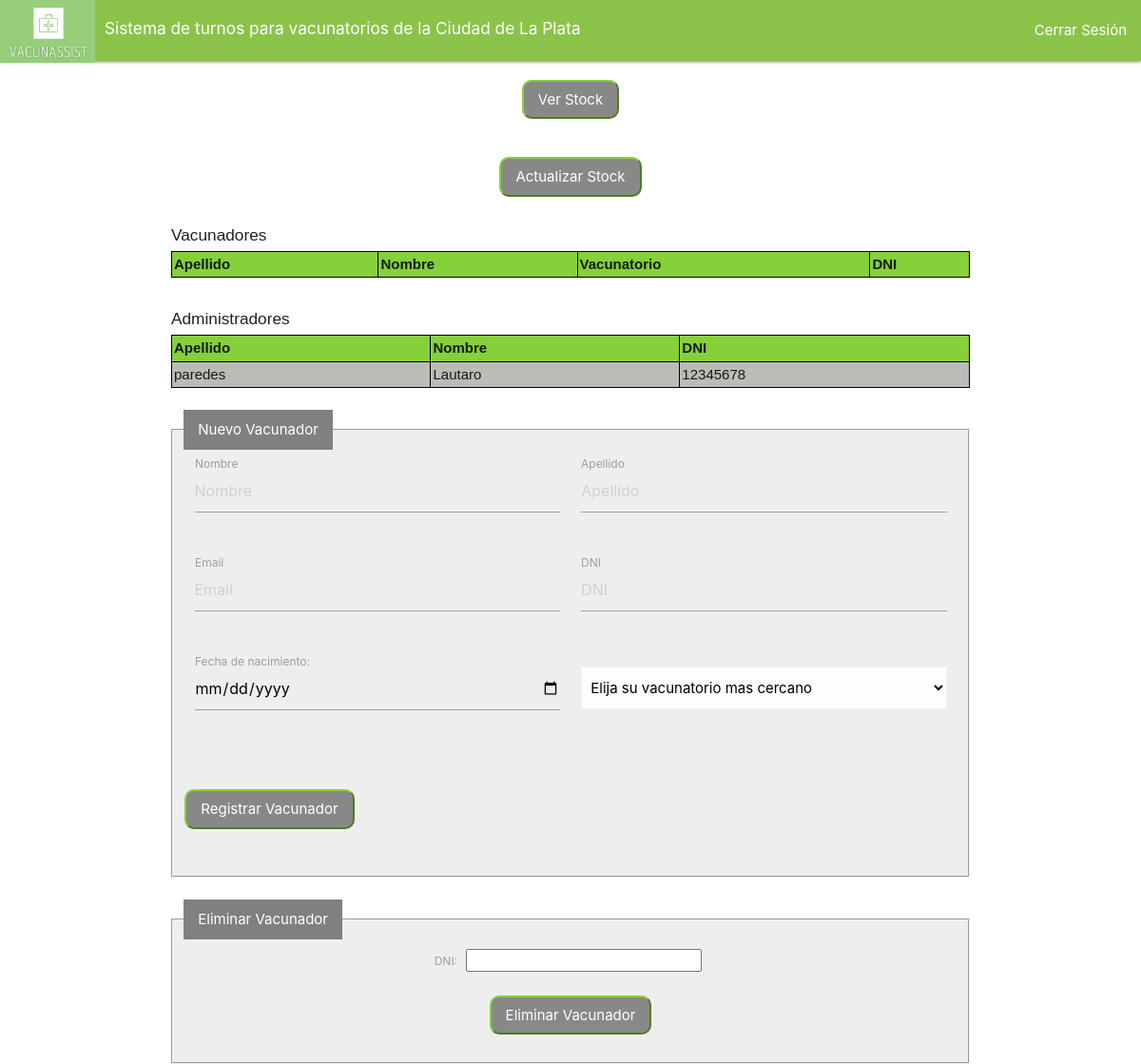
The page /inicio_admin/ on the database as committed earlier.
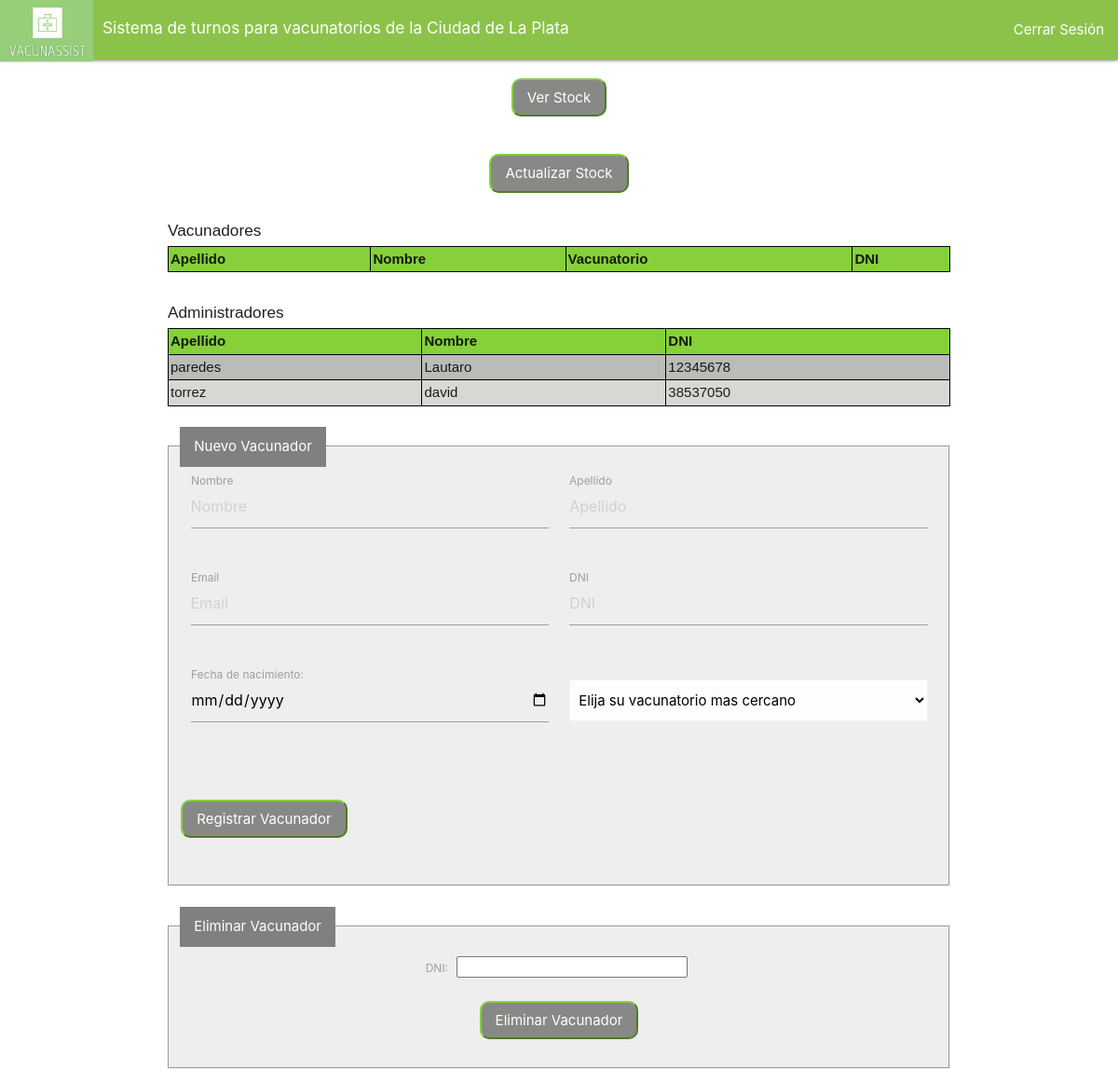
The same page on the database as committed later.
### main/models.py (models this page shows, shortened)
class Administrador(models.Model):
    administrador_nombre= models.CharField(max_length=200)
    administrador_apellido= models.CharField(max_length=20)
    administrador_fechaNac= models.DateTimeField("fecha nacimiento")
    administrador_zona= models.CharField(max_length=200)
    administrador_dni= models.IntegerField()
    administrador_contraseña = models.IntegerField()
    administrador_email= models.EmailField(max_length=254)
    administrador_codigo= models.IntegerField()

### main/views.py (the view, shortened to what this page needs)
# urls.py: path('inicio_admin/' , views.inicio_admin, name= "inicio_admin"),
def inicio_admin(request):
    administradorList= Administrador.objects.all()
    return render(request, "main/inicio_admin.html",{"administradores" : administradorList})

### main/templates/main/inicio_admin.html (shortened to what the changed rows need)
<!DOCTYPE html>
{% load static %}
<html lang="en" dir="ltr">
  <head>
        <link rel="stylesheet" href="https://cdnjs.cloudflare.com/ajax/libs/materialize/1.0.0/css/materialize.min.css">
        <link type='text/css' href="{% static 'css/estilo.css' %}" rel="stylesheet" />
  </head>
  <body bgcolor="FFFFFF">
        <table id:"tableUsers" style="background-color:#D6D8D2; margin: 0 auto;">
          <caption >
            <div class="left"><h6> Vacunadores </h6></div>
          </caption>
          <tr style="background-color:#86D03A">
              <th>Apellido </th>
              <th>Nombre</th>
              <th>Vacunatorio</th>
              <th>DNI</th>
          </tr>
      </table>
      <br>
        <table id:"tableUsers" style="background-color:#D6D8D2; margin: 0 auto;">
          <caption >
            <div class="left"><h6> Administradores </h6></div>
          </caption>
          <tr style="background-color:#86D03A">
              <th>Apellido </th>
              <th>Nombre</th>
              <th>DNI</th>
          </tr>
          <div class="administradores">
            {% for a in administradores %}
            <div class="Administrador">
              <tr style="background-color:#CBCBCB, #B0B0B0">
                <td>{{a.administrador_apellido}} </td>
                <td> {{a.administrador_nombre}}</td>
                <td>{{a.administrador_dni}}</td>
             </tr>
            </div>
            {% endfor %}
          </div>
        </table>
        <br>
          <br>
  </body>
</html>

Rows that differ between the two databases and show on the page:
added Administrador: administrador_apellido "torrez", administrador_nombre "david", administrador_dni "38537050"
